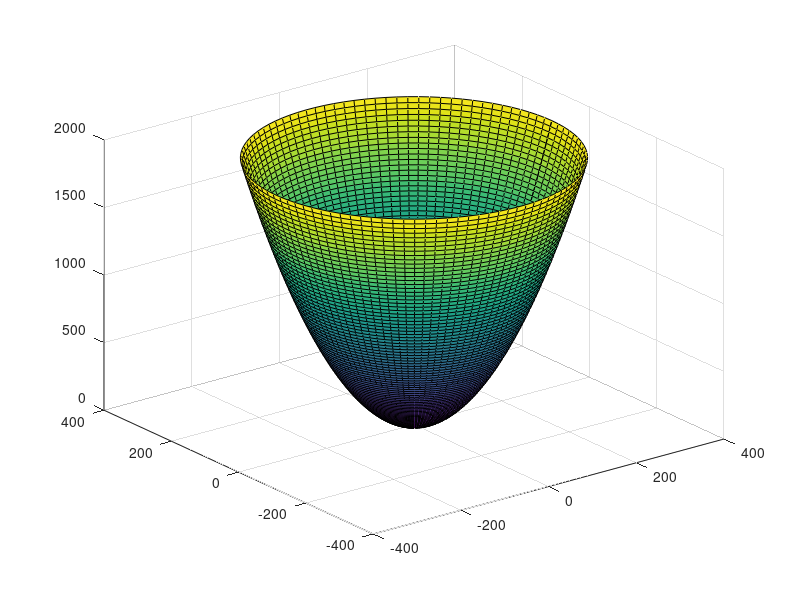

Here is the MATLAB script that generated this plot: (Note: this script raises an error after producing the figure.)
clear
clc 

a = 50;
b = 50;

x0 = 0;
y0 = 0;
z0 = 0;

u=linspace(0,2*pi,100);
v=linspace(0,2*pi,100);
[U,V]=meshgrid(u,v); 

x = x0 + a*U.*cos(V);
y = y0 + a*U.*sin(V);
z = z0 + b*U.^2;

s = surf(x,y,z);
grid on;
s.EdgeColor = 'none';
colormap autumn;